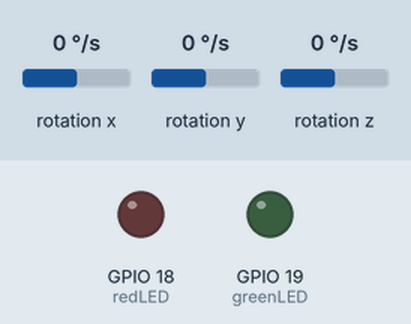
Recording of a program running on a simulated ESP32 board running MicroPython. Shown: output pins drawn as LEDs (lit = HIGH). Wiring (from the project's diagram.json): red LED on GPIO 18, green LED on GPIO 19. The inputs (shaded band) are chosen by the test bench; at power-on: rotation x 0 °/s, rotation y 0 °/s, rotation z 0 °/s. What the program prints to the serial console is not drawn.

Above: at 2.2 s.
2.3 s: rotation x set to -18 °/s
3.8 s: rotation x set to -22 °/s
At 4.4 s:
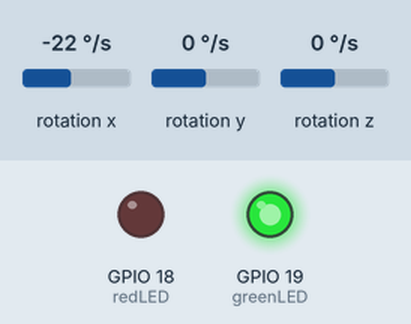
Timing chart, 0 to 6.8 s (numbered marks = the images above; inputs shaded):
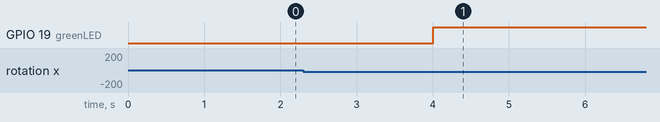

The program:

main.py
```python
# ===== MPU6050 DRIVER CODE (included here) =====
from machine import Pin, I2C
from time import sleep, ticks_ms

class MPU6050:
    def __init__(self, i2c, addr=0x68):
        self.i2c = i2c
        self.addr = addr
        # Wake up the MPU6050
        self.i2c.writeto_mem(self.addr, 0x6B, bytes([0]))

    def read_raw_data(self, reg):
        data = self.i2c.readfrom_mem(self.addr, reg, 2)
        value = (data[0] << 8) | data[1]
        if value > 32768:
            value -= 65536
        return value

    def get_gyro_data(self):
        gx = self.read_raw_data(0x43) / 131.0
        gy = self.read_raw_data(0x45) / 131.0
        gz = self.read_raw_data(0x47) / 131.0
        return {'x': gx, 'y': gy, 'z': gz}


# ===== MAIN PROGRAM STARTS HERE =====
# LED pins
redLED = Pin(18, Pin.OUT)
greenLED = Pin(19, Pin.OUT)

# I2C setup for ESP32
i2c = I2C(0, scl=Pin(22), sda=Pin(21))
mpu = MPU6050(i2c)

# Thresholds and timing
drowsyThresholdX = 20.0
drowsyThresholdZ = 20.0
stillDelay = 20000  # 20 seconds in ms

# State variables
stillStartTime = 0
isDrowsy = False
lastCountdown = 0

print("Initializing MPU6050...")
sleep(1)
print("System ready. Monitoring driver activity...")

while True:
    gyro = mpu.get_gyro_data()
    rotX = gyro['x']
    rotZ = gyro['z']

    isStill = (abs(rotX) < drowsyThresholdX and abs(rotZ) < drowsyThresholdZ)
    now = ticks_ms()

    if isStill:
        if stillStartTime == 0:
            stillStartTime = now
            print("Driver is sitting still... starting 20s countdown.")
            lastCountdown = 20

        elapsed = now - stillStartTime
        remaining = int((stillDelay - elapsed) / 1000)

        if remaining < lastCountdown and remaining > 0:
            print(f"Driver still... {remaining}s remaining before drowsiness alert.")
            lastCountdown = remaining

        if elapsed >= stillDelay:
            if not isDrowsy:
                print("⚠️  DRIVING ALERT: Drowsiness detected!")
            redLED.value(1)
            greenLED.value(0)
            isDrowsy = True

    else:
        if stillStartTime != 0:
            print("Movement detected — driver is awake.")
        stillStartTime = 0
        isDrowsy = False
        redLED.value(0)
        greenLED.value(1)

    sleep(0.5)
```

Measured:
- the behaviour switches between -19 and -20 °/s on rotation x (found by bisection; images 0 and 1)
- after the input at 2.3 s, every drawn part: stays the same
- after the input at 3.8 s, GPIO 19 (greenLED): LOW → HIGH after 0.21 s
